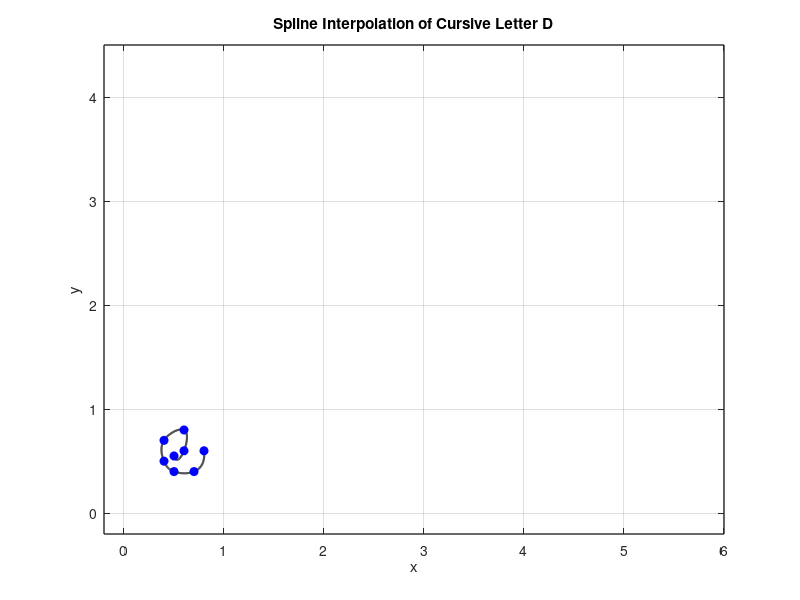

Write the MATLAB code that produced this figure.
x = [0.5 0.6 0.6 0.4 0.4 0.5 0.7 0.8];
y = [0.55 0.6 0.8 0.7 0.5 0.4 0.4 0.6];

n = length(x);
t = 0:n-1; % Parametric coordinate t
tt = 0:0.01:n-1; % More dense coordinate tt for spline interpolation

% Compute spline interpolation
xx = spline(t, x, tt);
yy = spline(t, y, tt);

% Plot settings
figure(1)
plot(xx, yy, 'k', 'LineWidth', 1.5) % plot spline
hold on
plot(x, y, 'bo', 'MarkerFaceColor', 'b') % plot data points
axis([-0.2 6 -0.2 4.5])
grid on
title('Spline Interpolation of Cursive Letter D')
xlabel('x')
ylabel('y')
set(gca, 'FontSize', 10, 'LineWidth', 1)
grid on